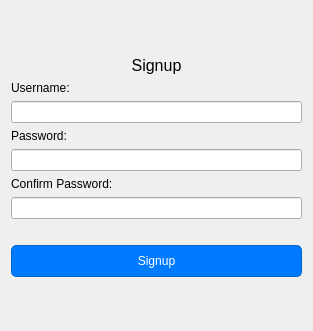
<?xml version="1.0" encoding="UTF-8"?>
<ui version="4.0">
 <class>authenticationsystem</class>
 <widget class="QDialog" name="authenticationsystem">
  <property name="geometry">
   <rect>
    <x>0</x>
    <y>0</y>
    <width>313</width>
    <height>331</height>
   </rect>
  </property>
  <property name="windowTitle">
   <string>Dialog</string>
  </property>
  <layout class="QVBoxLayout" name="verticalLayout_5">
   <item>
    <widget class="QStackedWidget" name="stackedWidget">
     <property name="currentIndex">
      <number>1</number>
     </property>
     <widget class="QWidget" name="login">
      <widget class="QWidget" name="verticalLayoutWidget_2">
       <property name="geometry">
        <rect>
         <x>0</x>
         <y>0</y>
         <width>291</width>
         <height>311</height>
        </rect>
       </property>
       <layout class="QVBoxLayout" name="verticalLayout_3">
        <item>
         <spacer name="verticalSpacer">
          <property name="orientation">
           <enum>Qt::Orientation::Vertical</enum>
          </property>
          <property name="sizeHint" stdset="0">
           <size>
            <width>20</width>
            <height>40</height>
           </size>
          </property>
         </spacer>
        </item>
        <item>
         <widget class="QLabel" name="login_label">
          <property name="font">
           <font>
            <pointsize>12</pointsize>
           </font>
          </property>
          <property name="text">
           <string>Login</string>
          </property>
          <property name="alignment">
           <set>Qt::AlignmentFlag::AlignCenter</set>
          </property>
         </widget>
        </item>
        <item>
         <widget class="QLabel" name="username_label">
          <property name="text">
           <string>Username: </string>
          </property>
         </widget>
        </item>
        <item>
         <widget class="QLineEdit" name="username_input">
          <property name="cursor">
           <cursorShape>IBeamCursor</cursorShape>
          </property>
         </widget>
        </item>
        <item>
         <widget class="QLabel" name="uservalidation_label">
          <property name="styleSheet">
           <string notr="true">color: rgb(255, 0, 0);</string>
          </property>
          <property name="text">
           <string/>
          </property>
         </widget>
        </item>
        <item>
         <widget class="QLabel" name="password_label">
          <property name="text">
           <string>Password:</string>
          </property>
         </widget>
        </item>
        <item>
         <widget class="QLineEdit" name="password_input"/>
        </item>
        <item>
         <widget class="QLabel" name="passvalidation_label">
          <property name="styleSheet">
           <string notr="true">color: rgb(255, 0, 0);</string>
          </property>
          <property name="text">
           <string/>
          </property>
         </widget>
        </item>
        <item>
         <layout class="QHBoxLayout" name="horizontalLayout_2">
          <item>
           <widget class="QLabel" name="label_5">
            <property name="text">
             <string>Don't have an account?</string>
            </property>
           </widget>
          </item>
          <item>
           <widget class="QPushButton" name="createacc_button">
            <property name="font">
             <font>
              <pointsize>9</pointsize>
              <underline>true</underline>
             </font>
            </property>
            <property name="cursor">
             <cursorShape>PointingHandCursor</cursorShape>
            </property>
            <property name="mouseTracking">
             <bool>false</bool>
            </property>
            <property name="toolTip">
             <string>&lt;html&gt;&lt;head/&gt;&lt;body&gt;&lt;p align=&quot;right&quot;&gt;&lt;br/&gt;&lt;/p&gt;&lt;/body&gt;&lt;/html&gt;</string>
            </property>
            <property name="styleSheet">
             <string notr="true">color: rgb(0, 0, 255);
background-color: rgb(255, 255, 255);
border: none;
    background: transparent;
</string>
            </property>
            <property name="text">
             <string>Create Account</string>
            </property>
            <property name="autoDefault">
             <bool>false</bool>
            </property>
            <property name="flat">
             <bool>true</bool>
            </property>
           </widget>
          </item>
         </layout>
        </item>
        <item>
         <widget class="QPushButton" name="login_button">
          <property name="styleSheet">
           <string notr="true"> padding: 8px 16px;  /* Padding inside the button */
    color: white;  /* Font color */
    background-color: rgb(0, 123, 255);  /* Bootstrap blue */
    border-radius: 5px;  /* Optional: rounded corners */
    border: 1px solid rgb(0, 102, 204);  /* Darker border color */</string>
          </property>
          <property name="text">
           <string>Login</string>
          </property>
          <property name="autoDefault">
           <bool>true</bool>
          </property>
          <property name="default">
           <bool>true</bool>
          </property>
         </widget>
        </item>
        <item>
         <spacer name="verticalSpacer_2">
          <property name="orientation">
           <enum>Qt::Orientation::Vertical</enum>
          </property>
          <property name="sizeHint" stdset="0">
           <size>
            <width>20</width>
            <height>40</height>
           </size>
          </property>
         </spacer>
        </item>
       </layout>
      </widget>
     </widget>
     <widget class="QWidget" name="signup">
      <widget class="QWidget" name="verticalLayoutWidget">
       <property name="geometry">
        <rect>
         <x>0</x>
         <y>0</y>
         <width>291</width>
         <height>311</height>
        </rect>
       </property>
       <layout class="QVBoxLayout" name="verticalLayout">
        <item>
         <spacer name="verticalSpacer_3">
          <property name="orientation">
           <enum>Qt::Orientation::Vertical</enum>
          </property>
          <property name="sizeHint" stdset="0">
           <size>
            <width>20</width>
            <height>40</height>
           </size>
          </property>
         </spacer>
        </item>
        <item>
         <widget class="QLabel" name="signup_label">
          <property name="font">
           <font>
            <pointsize>12</pointsize>
           </font>
          </property>
          <property name="text">
           <string>Signup</string>
          </property>
          <property name="alignment">
           <set>Qt::AlignmentFlag::AlignCenter</set>
          </property>
         </widget>
        </item>
        <item>
         <widget class="QLabel" name="username_label_2">
          <property name="text">
           <string>Username: </string>
          </property>
         </widget>
        </item>
        <item>
         <widget class="QLineEdit" name="username_input_2">
          <property name="cursor">
           <cursorShape>IBeamCursor</cursorShape>
          </property>
         </widget>
        </item>
        <item>
         <widget class="QLabel" name="password_label_2">
          <property name="text">
           <string>Password:</string>
          </property>
         </widget>
        </item>
        <item>
         <widget class="QLineEdit" name="password_input_2"/>
        </item>
        <item>
         <widget class="QLabel" name="confirmpass_label">
          <property name="text">
           <string>Confirm Password:</string>
          </property>
         </widget>
        </item>
        <item>
         <widget class="QLineEdit" name="confirmpass_input"/>
        </item>
        <item>
         <widget class="QLabel" name="validation_label">
          <property name="styleSheet">
           <string notr="true">color: rgb(255, 0, 0);</string>
          </property>
          <property name="text">
           <string/>
          </property>
         </widget>
        </item>
        <item>
         <widget class="QPushButton" name="signup_button">
          <property name="cursor">
           <cursorShape>PointingHandCursor</cursorShape>
          </property>
          <property name="styleSheet">
           <string notr="true"> padding: 8px 16px;  /* Padding inside the button */
    color: white;  /* Font color */
    background-color: rgb(0, 123, 255);  /* Bootstrap blue */
    border-radius: 5px;  /* Optional: rounded corners */
    border: 1px solid rgb(0, 102, 204);  /* Darker border color */</string>
          </property>
          <property name="text">
           <string>Signup</string>
          </property>
          <property name="autoDefault">
           <bool>true</bool>
          </property>
          <property name="default">
           <bool>true</bool>
          </property>
         </widget>
        </item>
        <item>
         <spacer name="verticalSpacer_4">
          <property name="orientation">
           <enum>Qt::Orientation::Vertical</enum>
          </property>
          <property name="sizeHint" stdset="0">
           <size>
            <width>20</width>
            <height>40</height>
           </size>
          </property>
         </spacer>
        </item>
       </layout>
      </widget>
     </widget>
    </widget>
   </item>
  </layout>
 </widget>
 <resources/>
 <connections/>
</ui>
